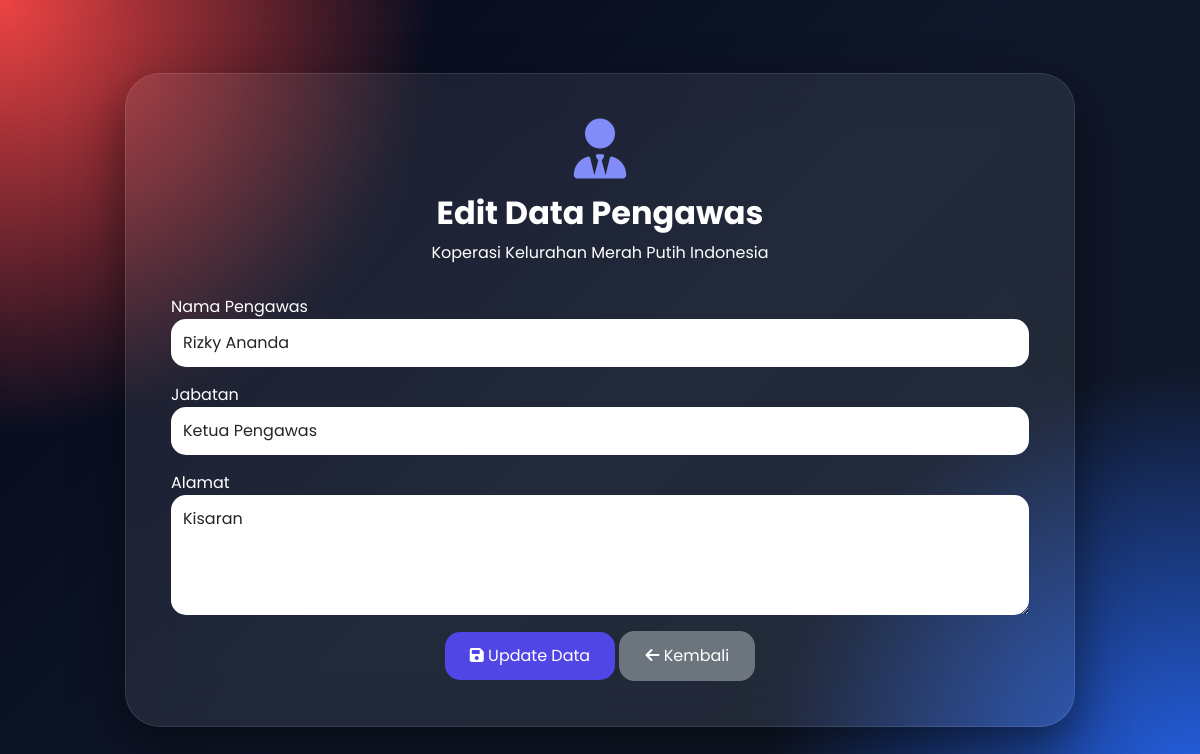
Screenshot of /koperasi/pengawas/edit_pengawas.php?id=3 (signed in) with the database file from the repository.
### tables this page shows
CREATE TABLE `pengawas` (
  `id_pengawas` int(11) NOT NULL,
  `nama` varchar(100) DEFAULT NULL,
  `jabatan` varchar(50) DEFAULT NULL,
  `alamat` text
);

### koperasi/pengawas/edit_pengawas.php (the view, shortened to what this page needs)
<?php
include "../config/koneksi.php";
$id = $_GET['id'];
$data = mysqli_query($koneksi,"
SELECT * FROM pengawas
WHERE id_pengawas='$id'
");
$d = mysqli_fetch_assoc($data);
?>
<!DOCTYPE html>
<html lang="id">
<head>
<link href="https://cdn.jsdelivr.net/npm/bootstrap@5.3.3/dist/css/bootstrap.min.css" rel="stylesheet">
<link rel="stylesheet"
href="https://cdnjs.cloudflare.com/ajax/libs/font-awesome/6.5.1/css/all.min.css">
</head>
<body>
<div class="vip-card">
    <div class="header">
        <i class="fas fa-user-tie"></i>
        <h2>Edit Data Pengawas</h2>
        <p>Koperasi Kelurahan Merah Putih Indonesia</p>
    </div>
    <form method="POST">
        <div class="mb-3">
            <label>Nama Pengawas</label>
            <input
            type="text"
            name="nama"
            value="<?= $d['nama']; ?>"
            class="form-control"
            required>
        </div>
        <div class="mb-3">
            <label>Jabatan</label>
            <input
            type="text"
            name="jabatan"
            value="<?= $d['jabatan']; ?>"
            class="form-control"
            required>
        </div>
        <div class="mb-3">
            <label>Alamat</label>
            <textarea
            name="alamat"
            rows="4"
            class="form-control"
            required><?= $d['alamat']; ?></textarea>
        </div>
        <div class="text-center">
            <button
            type="submit"
            name="update"
            class="btn btn-vip">
                <i class="fas fa-save"></i>
                Update Data
            </button>
            <a
            href="index.php"
            class="btn btn-secondary btn-back">
                <i class="fas fa-arrow-left"></i>
                Kembali
            </a>
        </div>
    </form>
</div>
</body>
</html>

### koperasi/pengawas/edit_pengawas.php (style rules this page uses)
* { font-family:'Poppins',sans-serif; }
body { min-height:100vh; background: radial-gradient(circle at top left,#ef4444 0%,transparent 30%), radial-gradient(circle at bottom right,#2563eb 0%,transparent 30%), linear-gradient(135deg,#020617,#0f172a,#111827); display:flex; justify-content:center; align-items:center; padding:40px; }
.vip-card { width:100%; max-width:950px; background:rgba(255,255,255,.08); backdrop-filter:blur(25px); border:1px solid rgba(255,255,255,.1); border-radius:35px; padding:45px; color:white; box-shadow:0 20px 50px rgba(0,0,0,.5); }
.header { text-align:center; margin-bottom:30px; }
.header i { font-size:60px; color:#818cf8; margin-bottom:15px; }
.header h2 { font-weight:700; }
.form-control { border:none; border-radius:15px; padding:12px; }
.btn-vip { background:#4f46e5; border:none; color:white; padding:12px 25px; border-radius:15px; }
.btn-back { border-radius:15px; padding:12px 25px; }

### rows the page displays
pengawas: nama "Rizky Ananda", jabatan "Ketua Pengawas", alamat "Kisaran"
